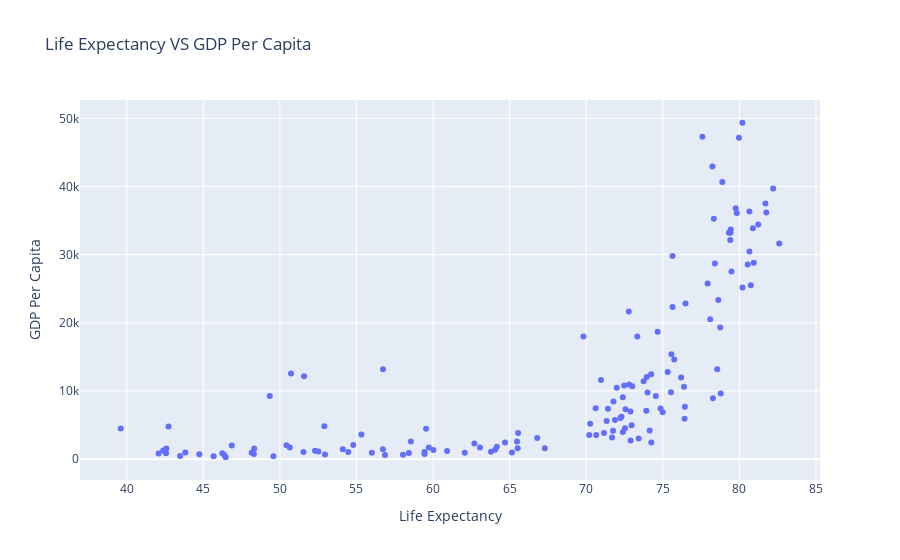

Write notebook code for a chart like this one.
### Markdown cell above
Now, to create a Scatter Plot using ***GO***, we would require to work in a hierarchy, which is as follows:  
1. Create a Blank Canvas where your Scatter Plot will display. It is done with *go.Figure*.
2. Create a Trace using *go.Scatter* according to your data.
3. Create a Layout using *go.Layout* to setup title, xlabel and ylabel for your figure.
4. Pass the trace to data, layout to layout parameter of *go.Figure* class.
5. Call the show method using your figure to display `Scatter` Plots.

### Code cell
trace = go.Scatter(x=gap_filtered_df['lifeExp'], y=gap_filtered_df['gdpPercap'], mode='markers')
layout = go.Layout(title='Life Expectancy VS GDP Per Capita',
                   xaxis={'title':'Life Expectancy'},
                   yaxis={'title':'GDP Per Capita'})
fig = go.Figure(data=trace, layout=layout)
fig.show()

### Figure 1 — Plotly figure (JSON) as saved in the notebook; plotly's stock layout.template omitted (floating-point values rounded to 4 significant figures; data arrays with more than 128 entries replaced by an {"elided": "..."} marker saying what was removed)
{"data": [{"mode": "markers", "type": "scatter", "x": {"elided": "142 float values"}, "y": {"elided": "142 float values"}}], "layout": {"title": {"text": "Life Expectancy VS GDP Per Capita"}, "xaxis": {"title": {"text": "Life Expectancy"}}, "yaxis": {"title": {"text": "GDP Per Capita"}}}}
